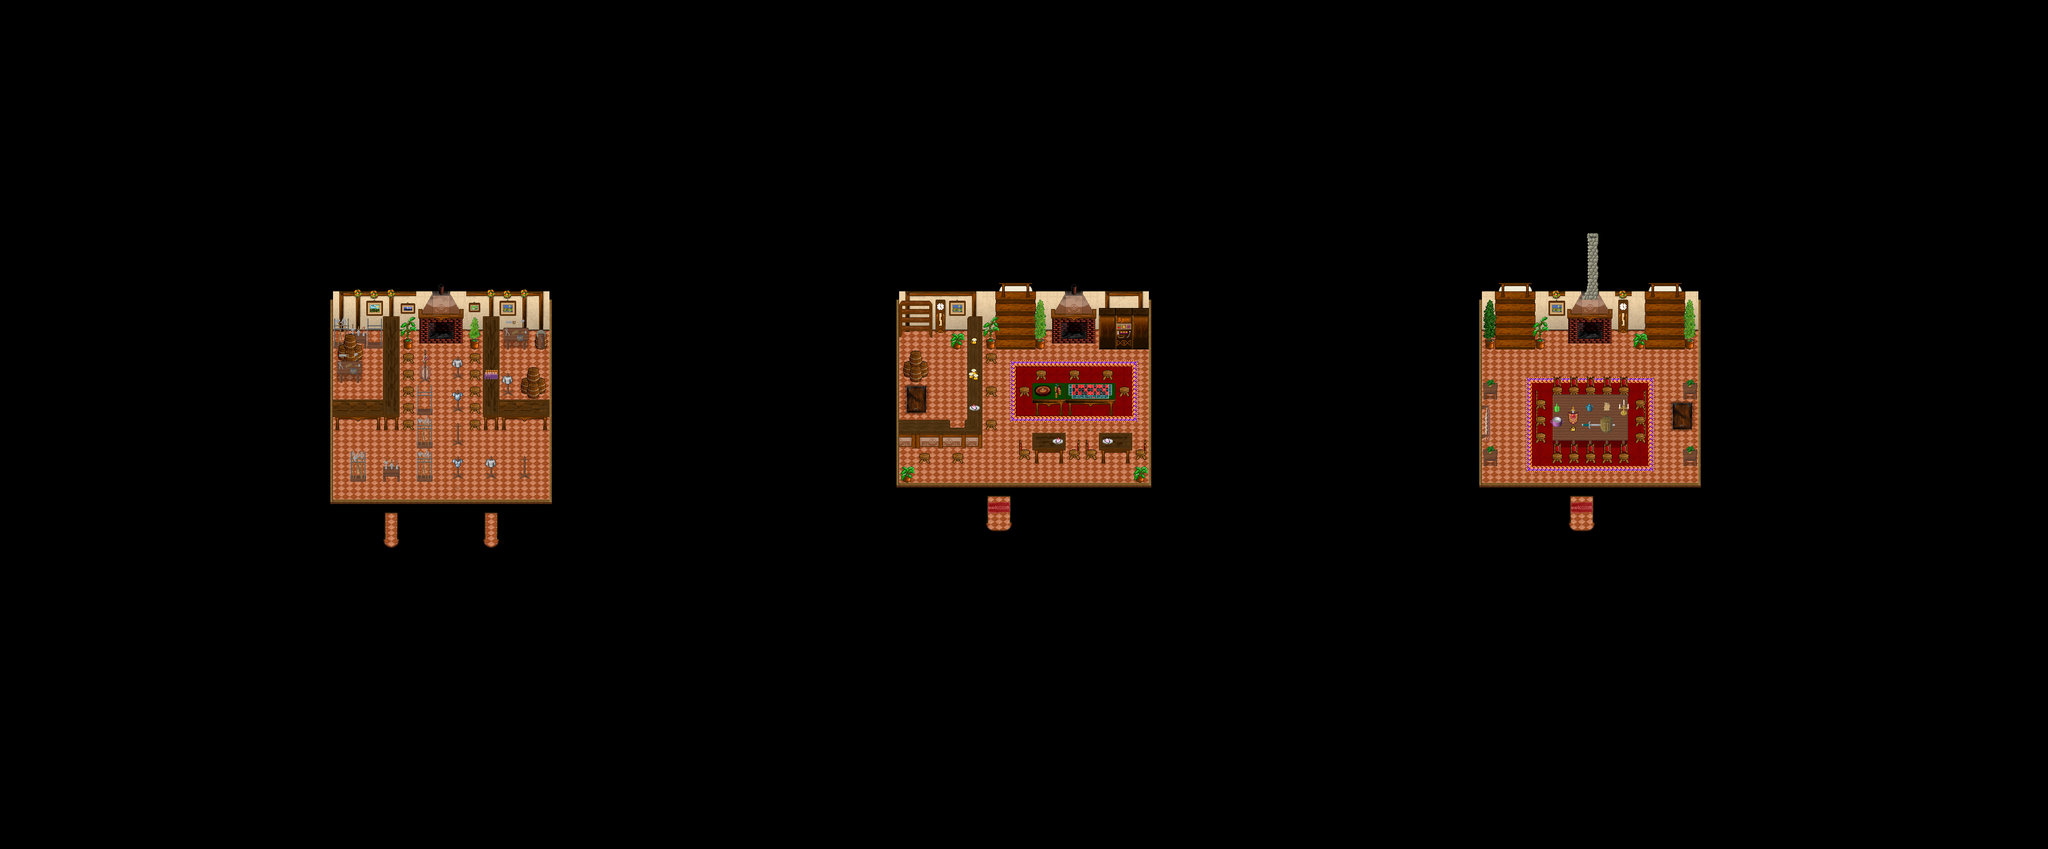

This is a level from a 2D game, rendered from its Tiled map with the project's own tilesets. A one-line summary and the map file follow, with tile-layer data summarised:
An orthogonal 123x51 tile map with 32x32 px tiles, 5 tile layers (Ground, Ground2, Fringe, Top, ...), 1 hidden layer not drawn, 8 tilesets and 10 objects (6x PARTICLE_EFFECT, 4x warp).

<map version="1.0" orientation="orthogonal" width="123" height="51" tilewidth="32" tileheight="32">
 <properties>
  <property name="music" value="Magick - Real.ogg" />
  <property name="name" value="Estabelecimento" />
  <property name="pasta" value="Estabelecimento" />
 </properties>
 <tileset firstgid="1" name="Col" tilewidth="32" tileheight="32">
  <image source="../graphics/tiles/collision.png" width="64" height="32" />
 </tileset>
 <tileset firstgid="3" name="Interno" tilewidth="32" tileheight="32">
  <image source="../graphics/tiles/inn.png" width="512" height="512" />
 </tileset>
 <tileset firstgid="259" name="Inn_x2" tilewidth="32" tileheight="64">
  <image source="../graphics/tiles/inn_x2.png" width="512" height="64" />
 </tileset>
 <tileset firstgid="275" name="woodland_inn_x2" tilewidth="32" tileheight="64">
  <image source="../graphics/tiles/woodland_indoor_x2.png" width="512" height="64" />
 </tileset>
 <tileset firstgid="291" name="woodland_indoor" tilewidth="32" tileheight="32">
  <image source="../graphics/tiles/woodland_indoor.png" width="512" height="512" />
 </tileset>
 <tileset firstgid="547" name="Woodland_village" tilewidth="32" tileheight="32">
  <image source="../graphics/tiles/Woodland_village.png" width="512" height="512" />
 </tileset>
 <tileset firstgid="803" name="cabana_in" tilewidth="32" tileheight="32">
  <image source="../graphics/tiles/cabana_in.png" width="512" height="160" />
 </tileset>
 <tileset firstgid="883" name="cabana_in_x3" tilewidth="32" tileheight="96">
  <image source="../graphics/tiles/cabana_in_x3.png" width="512" height="96" />
 </tileset>
 <layer name="Ground" width="123" height="51">
  <data>[6273 cells, 6273 non-empty, 58 distinct tile ids]</data>
 </layer>
 <layer name="Ground2" width="123" height="51">
  <data>[6273 cells, 141 non-empty, 48 distinct tile ids]</data>
 </layer>
 <layer name="Fringe" width="123" height="51">
  <data>[6273 cells, 129 non-empty, 68 distinct tile ids]</data>
 </layer>
 <layer name="Top" width="123" height="51">
  <data>[6273 cells, 204 non-empty, 14 distinct tile ids]</data>
 </layer>
 <layer name="Top2" width="123" height="51">
  <data>[6273 cells, 3 non-empty, 3 distinct tile ids]</data>
 </layer>
 <layer name="Collision" width="123" height="51" visible="0">
  <data>[6273 cells, 5936 non-empty, 1 distinct tile ids]</data>
 </layer>
 <objectgroup name="Objects" width="0" height="0">
  <object name="graphics/particles/cookingfire.particle.xml" type="PARTICLE_EFFECT" x="832" y="672" width="32" height="32" />
  <object name="graphics/particles/cookingfire.particle.xml" type="PARTICLE_EFFECT" x="2048" y="672" width="32" height="32" />
  <object name="graphics/particles/cookingfire.particle.xml" type="PARTICLE_EFFECT" x="3040" y="672" width="32" height="32" />
  <object name="graphics/particles/natal-decoracao1.xml" type="PARTICLE_EFFECT" x="1984" y="672" width="32" height="32" />
  <object name="paraFora1" type="warp" x="736" y="1024" width="32" height="32">
   <properties>
    <property name="dest_map" value="010" />
    <property name="dest_x" value="4736" />
    <property name="dest_y" value="3424" />
   </properties>
  </object>
  <object name="paraFora2" type="warp" x="928" y="1024" width="32" height="32">
   <properties>
    <property name="dest_map" value="010" />
    <property name="dest_x" value="4864" />
    <property name="dest_y" value="3424" />
   </properties>
  </object>
  <object name="paraFora3" type="warp" x="1888" y="992" width="64" height="32">
   <properties>
    <property name="dest_map" value="010" />
    <property name="dest_x" value="4992" />
    <property name="dest_y" value="3008" />
   </properties>
  </object>
  <object name="sairNoel4" type="warp" x="3008" y="992" width="64" height="32">
   <properties>
    <property name="dest_map" value="010" />
    <property name="dest_x" value="2240" />
    <property name="dest_y" value="1664" />
   </properties>
  </object>
  <object name="graphics/particles/natal-decoracao1.xml" type="PARTICLE_EFFECT" x="2848" y="672" width="32" height="32" />
  <object name="graphics/particles/natal-decoracao1.xml" type="PARTICLE_EFFECT" x="3232" y="672" width="32" height="32" />
 </objectgroup>
</map>
